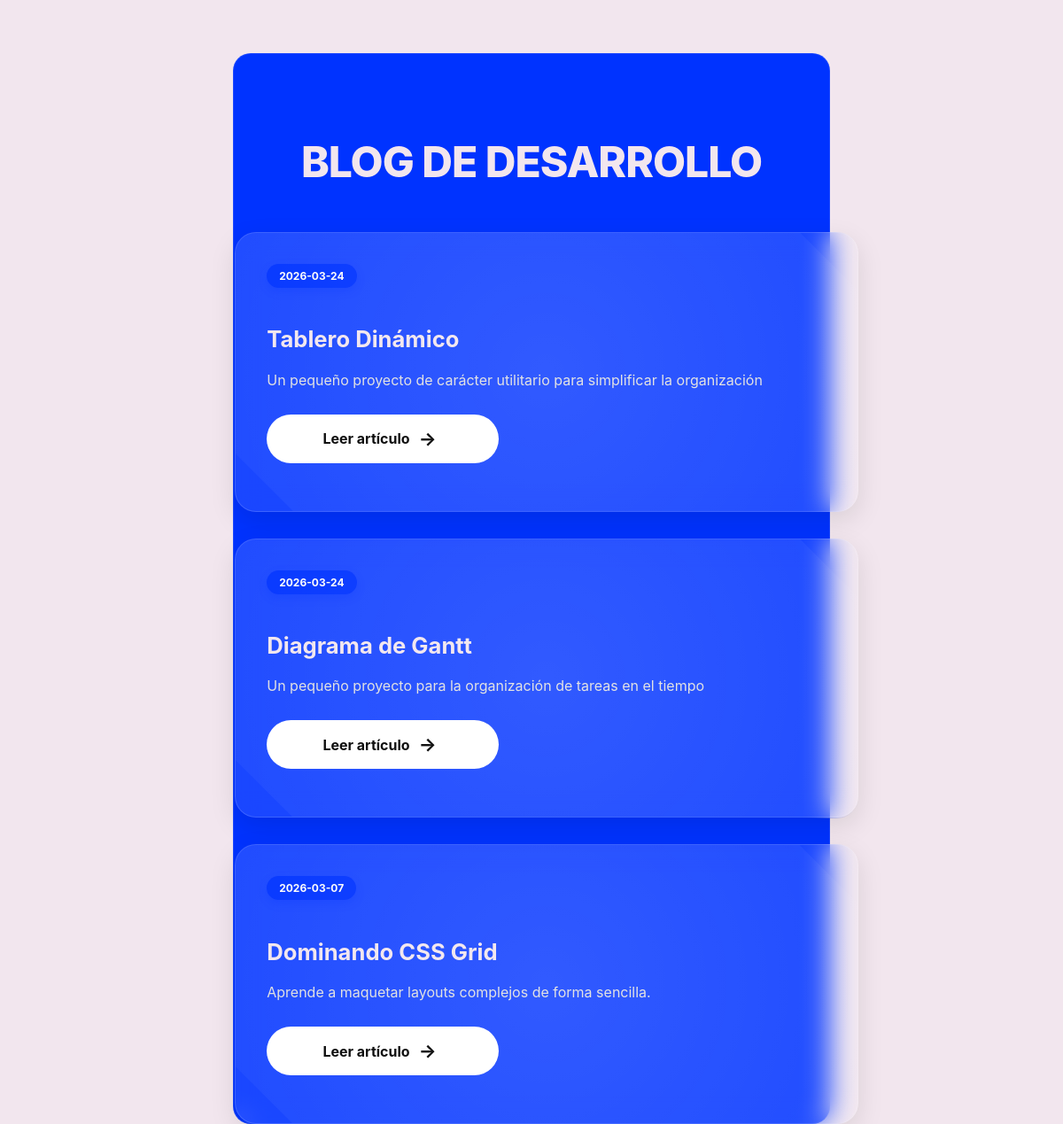
Screenshot of /secciones/blog/index.php with the database file from the repository.
### tables this page shows
CREATE TABLE `blog_posts` (
  `id` int(11) NOT NULL,
  `titulo` varchar(255) NOT NULL,
  `extracto` text NOT NULL,
  `contenido` text NOT NULL,
  `fecha` date DEFAULT curdate(),
  `imagen` varchar(255) DEFAULT NULL,
  `video_path` varchar(255) DEFAULT NULL
);

### secciones/blog/index.php (the view, shortened to what this page needs)
<?php
$conexion = mysqli_connect("localhost", "root", "", "web_personal");
$query = "SELECT id, titulo, extracto, fecha FROM blog_posts ORDER BY fecha DESC LIMIT 3";
$resultado = mysqli_query($conexion, $query);
?>
<head>
    <link rel="stylesheet" href="css/style.css">
    <link rel="stylesheet" href="css/blog.css">
</head>
<div class="blog-container">
    <h1 class="tech-title">Blog de Desarrollo</h1>
    <div class="blog-grid-glass">
        <?php while($row = mysqli_fetch_assoc($resultado)): ?>
            <article class="card-glass">
                <div class="card-content">
                    <span class="fecha-badge"><?php echo $row['fecha']; ?></span>
                    <h2><?php echo $row['titulo']; ?></h2>
                    <p><?php echo $row['extracto']; ?></p>
                    <a href="#" onclick="verPostCompleto(<?php echo $row['id']; ?>)" class="btn-glass">
                        Leer artículo <span>→</span>
                    </a>
                </div>
            </article>
        <?php endwhile; ?>
    </div>
</div>

### css/blog.css (style rules this page uses)
.blog-container { max-width: 1000px; margin: 0 auto; padding: 60px 20px; display: flex; flex-direction: column; align-items: center; min-height: 100vh; margin-top: 5%; border: 1px solid rgba(255, 255, 255,0.1); background-color: var(--fondo-modulo); border-radius: 20px; }
.tech-title { font-size: 3rem; background-color:var(--blaco-gradiente) ; text-align: center; -webkit-background-clip: text; -webkit-text-fill-color: transparent; margin-bottom: 50px; font-weight: 800; text-transform: uppercase; letter-spacing: -1px; }
.blog-grid-glass { display: grid; grid-template-columns: 1fr; gap: 30px; width: 100%; max-width: 800px; }
.card-glass { width: 100%; margin: 0 auto; background: rgba(255, 255, 255,0.1); backdrop-filter: blur(15px); -webkit-backdrop-filter: blur(15px); border: 1px solid rgba(255, 255, 255, 0.15); border-radius: 24px; padding: 35px; display: flex; flex-direction: column; justify-content: space-between; transition: all 0.4s cubic-bezier(0.165, 0.84, 0.44, 1); position: relative; overflow: hidden; box-shadow: 0 10px 30px rgba(0, 0, 0, 0.1); position: relative; left: -3%; }
.card-glass::before { content: ""; position: absolute; top: -50%; left: -50%; width: 200%; height: 200%; background: radial-gradient(circle, rgba(255,255,255,0.1) 0%, transparent 70%); transform: rotate(45deg); pointer-events: none; }
.fecha-badge { background: var(--azul-gradiente); color: #fcfcfc; padding: 6px 14px; border-radius: 50px; font-size: 0.75rem; font-weight: 700; display: inline-block; margin-bottom: 20px; box-shadow: 0 4px 10px rgba(0, 51, 255, 0.3); }
.card-glass h2 { color: var(--blaco-gradiente); font-size: 1.6rem; margin-bottom: 15px; line-height: 1.3; font-weight: 700; }
.card-glass p { color: #e0e0e0; font-size: 1rem; line-height: 1.7; margin-bottom: 25px; display: -webkit-box; -webkit-line-clamp: 3; -webkit-box-orient: vertical; overflow: hidden; }
.btn-glass { display: inline-flex; align-items: center; gap: 10px; background: #fff; color: #000; padding: 15px 10%; border-radius: 50px; text-decoration: none; font-weight: 700; transition: 0.3s; margin-bottom: 3%; min-width: 135px; }
.btn-glass span { font-size: 1.3rem; transition: transform 0.3s ease; }

### rows the page displays
blog_posts: fecha "2026-03-24", titulo "Tablero Dinámico", extracto "Un pequeño proyecto de carácter utilitario para simplificar la organización"
blog_posts: fecha "2026-03-24", titulo "Diagrama de Gantt", extracto "Un pequeño proyecto para la organización de tareas en el tiempo"
blog_posts: fecha "2026-03-07", titulo "Dominando CSS Grid", extracto "Aprende a maquetar layouts complejos de forma sencilla."
